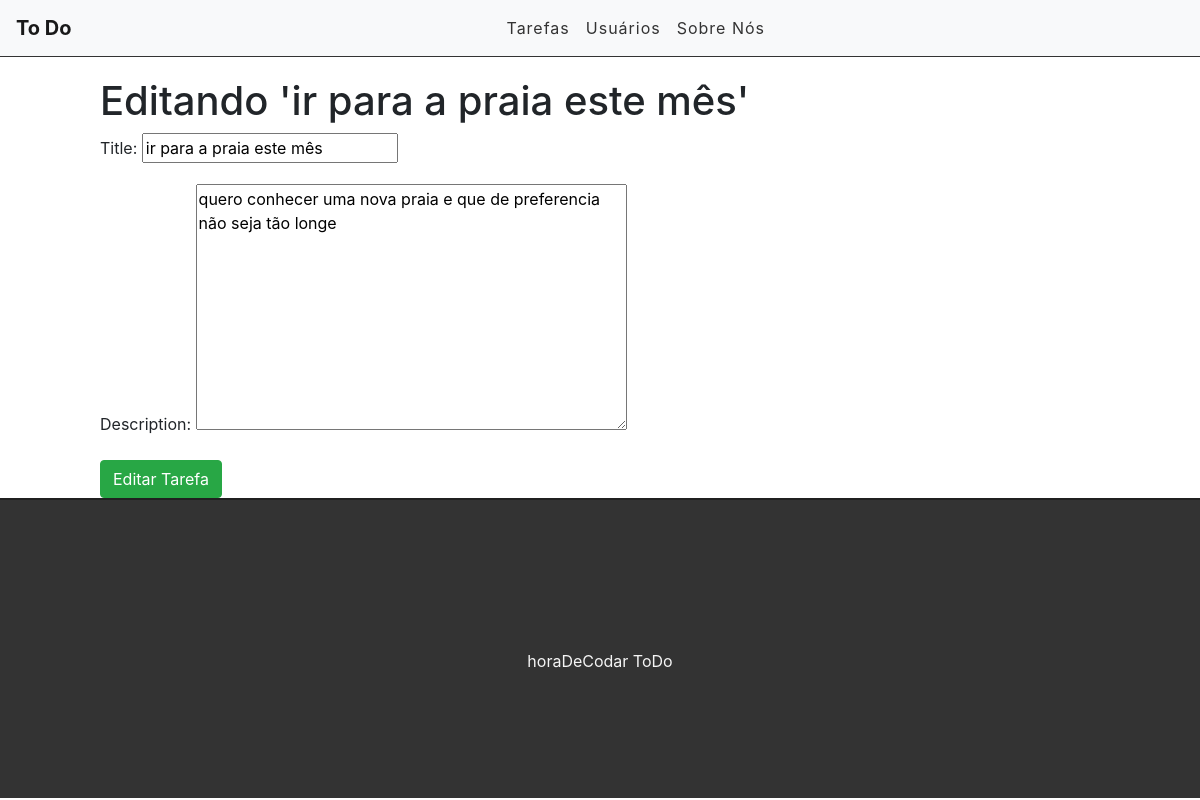
Before: /edit/6 with the older database file.
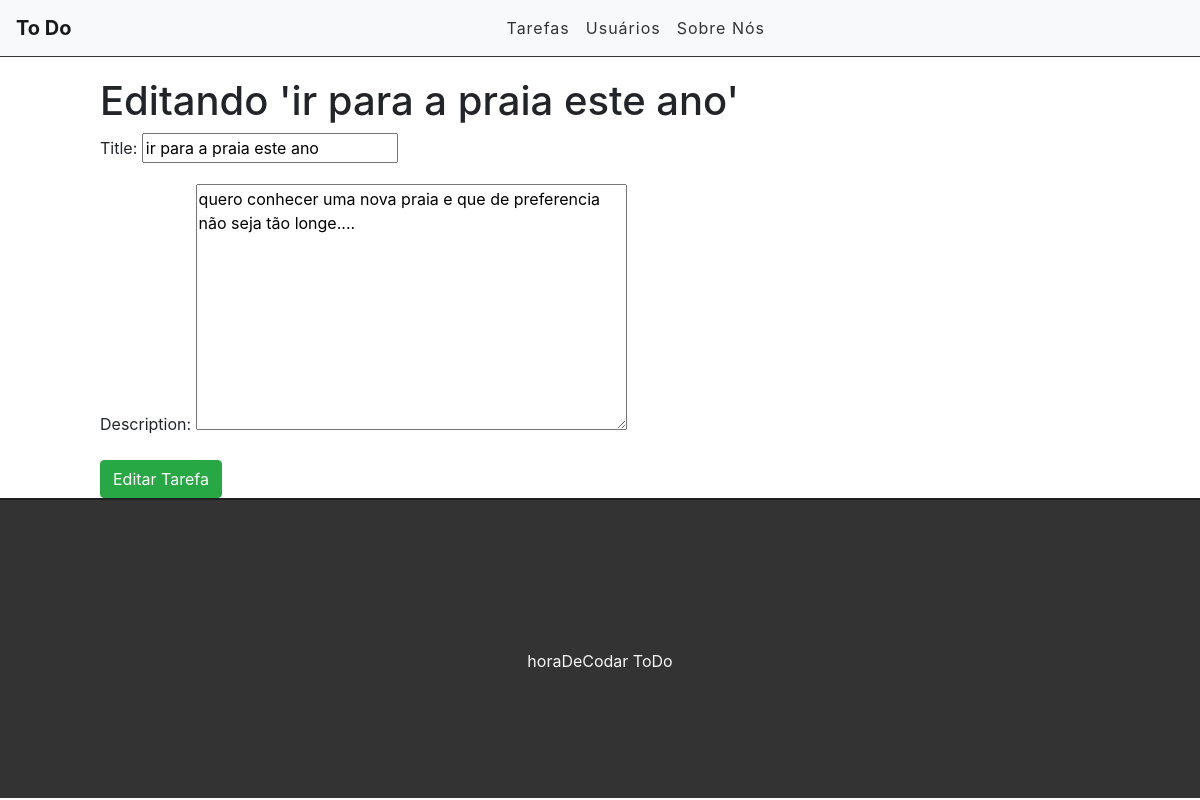
After: the same page with the newer database file.
### tasks/models.py (models this page shows, shortened)
class Task(models.Model):
    STATUS = (
        ('doing', 'Doing'),
        ('done', 'Done'),
    )
    title = models.CharField(max_length=255)
    description = models.TextField()
    done = models.CharField(
        max_length=5,
        choices=STATUS,
    )
    created_at = models.DateTimeField(auto_now_add=True)
    updated_at = models.DateTimeField(auto_now=True)

### tasks/views.py (the view)
# urls.py: path('edit/<int:id>', views.editTask, name='edit-task'),
def editTask(request, id):
    task = get_object_or_404(Task, pk=id)
    form = TaskForm(instance=task)
    if(request.method == 'POST'):
        form = TaskForm(request.POST, instance=task)
        if(form.is_valid()):
            task.save()
            return redirect('/')
        else:
            return render(request, 'tasks/edittask.html', {'form': form, 'task': task})
    else:
        return render(request, 'tasks/edittask.html', {'form': form, 'task': task})

### tasks/forms.py
class TaskForm(forms.ModelForm):
    class Meta:
        model = Task
        fields = ('title', 'description')

### tasks/templates/tasks/edittask.html (shortened to what this page needs)
{% extends 'base.html' %}
{% block content %}
<div class="offset-1 col-10 list-div">
	<h1>Editando '{{task.title}}'</h1>
	<form method="POST">
		{{ form.as_p }}
		<input type="submit" class="btn btn-success" value="Editar Tarefa">
	</form>
</div>
{% endblock %}

Changed rows visible on the page:
changed Task: title "ir para a praia este mês" → "ir para a praia este ano"; description "quero conhecer uma nova praia e que de preferencia não seja tão longe" → "quero conhecer uma nova praia e que de preferencia não seja tão longe...."
